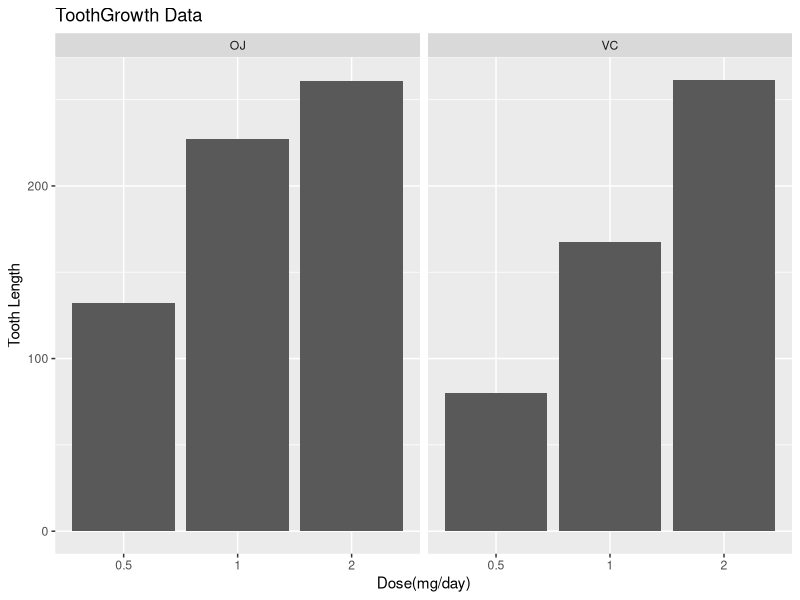

Here is the R script that generated this plot: (Note: this script raises an error after producing the figure.)
## ---- chunk 1
library(datasets)
if(!exists("tgdata")){
  tgdata <- ToothGrowth
}
## ---- chunk 2
head(tgdata)
## ---- chunk 3
str(tgdata)
## ---- chunk 4
summary(tgdata)
## ---- chunk 5
library(ggplot2)
ggplot(data=ToothGrowth, aes(x=as.factor(dose), y=len)) +
    geom_bar(stat="identity") +
    facet_grid(. ~ supp) +
    xlab("Dose(mg/day)") +
    ylab("Tooth Length") +
    ggtitle("ToothGrowth Data")        
## ---- chunk 6
t.test(len ~ supp, paired=F, var.equal=F, data=tgdata)
## ---- chunk 7
dose1 <- subset(tgdata, dose %in% c(0.5, 1.0))
dose2 <- subset(tgdata, dose %in% c(1.0, 2.0))
dose3 <- subset(tgdata, dose %in% c(0.5, 2.0))
t.test(len ~ dose, paired=F, var.equal=F, data=dose1)
t.test(len ~ dose, paired=F, var.equal=F, data=dose2)
t.test(len ~ dose, paired=F, var.equal=F, data=dose3)
## ---- chunk 8
dose0.5 <- subset(tgdata, dose==0.5)
dose1.0 <- subset(tgdata, dose==1.0)
dose2.0 <- subset(tgdata, dose==2.0)
t.test(len ~ supp, paired=F, var.equal=F, data=dose0.5)
t.test(len ~ supp, paired=F, var.equal=F, data=dose1.0)
t.test(len ~ supp, paired=F, var.equal=F, data=dose2.0)
